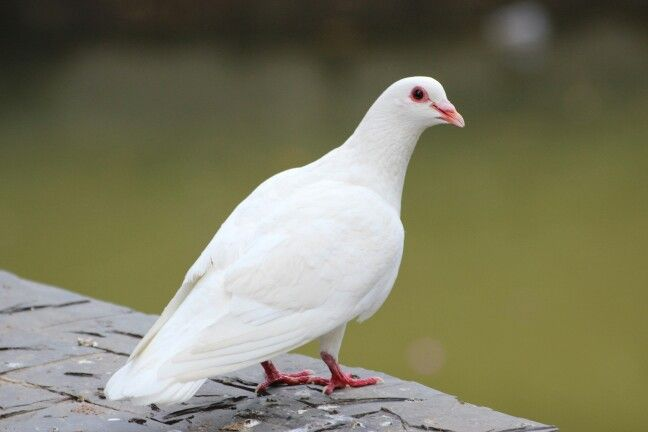
#> input picture bird.jpg, 648 x 432 px
$ python example2.py
#> lines starting #> are read from the running program, lines starting #| are printed output that depends on the picture; after the words box and inside, x2 and y2 are one past the last pixel; in counts of white or black regions, pixels touching at a corner belong together
import matplotlib.pyplot as plt
import numpy as np
import cv2

def main():
    img_path="bird.jpg"
    rgb=plt.imread(img_path)
#> rgb is the input picture: shape (432, 648, 3); mean R, G, B 125.1, 123.8, 98.2
    red=rgb[:,:,0]
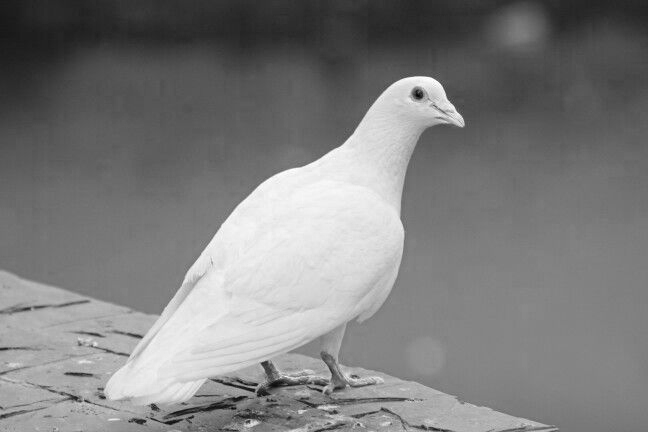
#> red: shape (432, 648); min 4, max 255, mean 125.1
    green=rgb[:,:,1]
    blue=rgb[:,:,2]
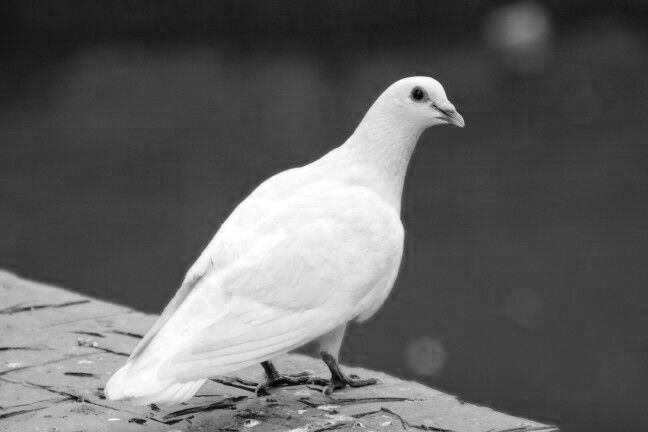
#> blue: shape (432, 648); min 0, max 255, mean 98.2
    w,h=red.shape
#> w = 432; h = 648
    grayscale=np.zeros((w,h),dtype=np.uint8)
    for i in range(w):
        for j in range(h):
            grayscale[i][j]=0.299*red[i][j]+0.587*green[i][j]+0.114*blue[i][j]
    plt.subplot(1,3,1)
    plt.imshow(rgb)
    plt.title("RGB Image")

    plt.subplot(1,3,2)
    plt.imshow(grayscale,cmap="gray")
    plt.title("Grayscale Image")
    w,h=grayscale.shape
    binary=np.zeros((w,h),dtype=np.uint8)
    for i in range(w):
        for j in range(h):
            if(grayscale[i][j]>127):
                binary[i][j]=255
            else:
                binary[i][j]=0
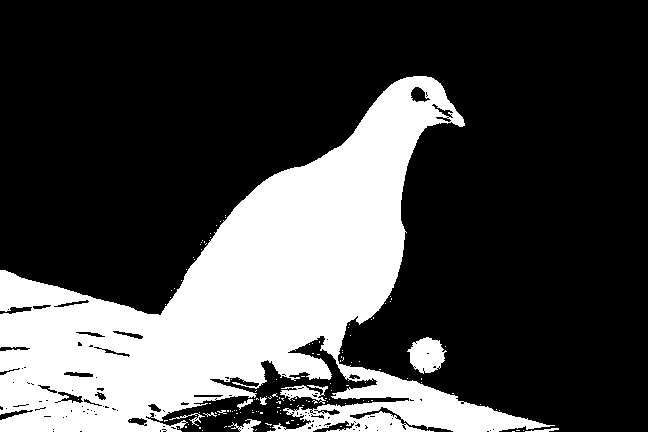
#> binary: shape (432, 648); 27.8% white; 132 white regions (122 under 20 px), largest, box (x1, y1, x2, y2) and area: (0, 76, 555, 432) 75690, (407, 337, 447, 374) 971, (280, 385, 328, 404) 416


    w,h=grayscale.shape
    s1=np.zeros((w,h),dtype=np.uint8)
    input=grayscale.max()
#> input = 254
    c=255/(np.log(1+input))
#> c = 46.02
    for i in range(w):
        for j in range(h):
            s1[i][j]=c*np.log(1+grayscale[i][j])
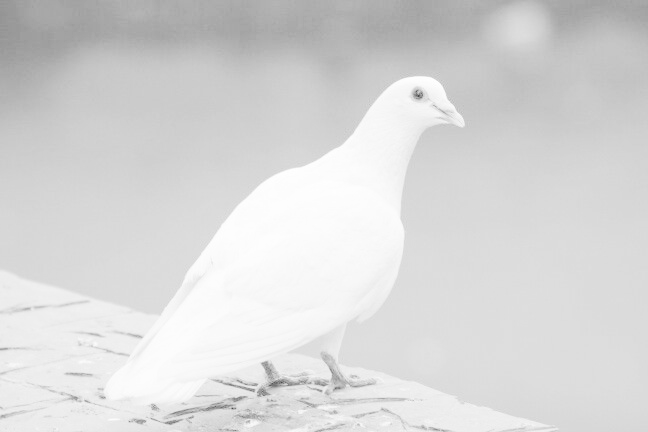
#> s1: shape (432, 648); min 74, max 255, mean 215.3


    s2=np.zeros((w,h),dtype=np.uint8)
    gamma=0.4
    for i in range(0,w):
        for j in range(0,h):
            s2[i][j]=(c*grayscale[i][j])**gamma
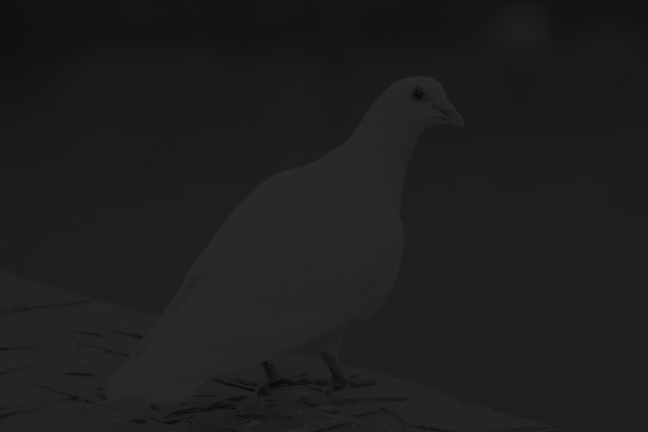
#> s2: shape (432, 648); min 8, max 42, mean 30.2


    s3=np.zeros((w,h),dtype=np.uint8)
    for i in range(0,w):
        for j in range(0,h):
            s3[i][j]=255-grayscale[i][j]
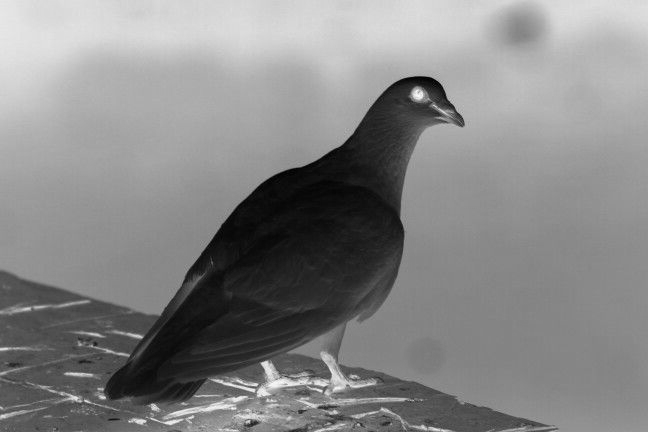
#> s3: shape (432, 648); min 1, max 251, mean 134.2

    s4=s2
    h1=h/2
#> h1 = 324
    w1=w/2
#> w1 = 216

    for i in range(0,w):
        for j in range(0,h):
            if(i<=w1 and j<=h1):
                s4[i][j]=binary[i][j]
            elif(i<=w1 and j>=h1):
                s4[i][j]=s1[i][j]
            elif(i>=w1 and j<=h1):
                s4[i][j]=s2[i][j]
            else:
                s4[i][j]=s3[i][j]
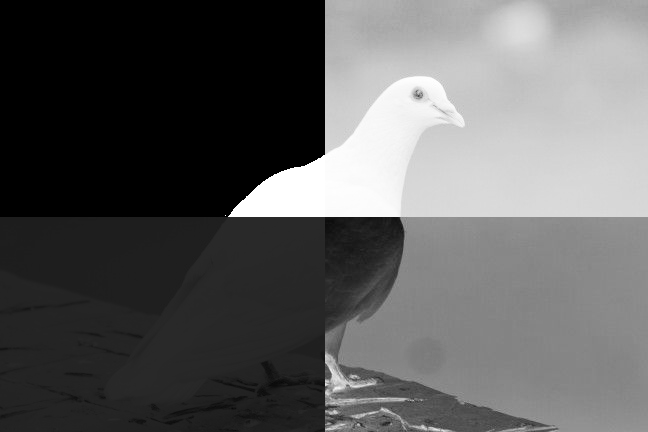
#> s4: shape (432, 648); min 0, max 255, mean 94

    plt.subplot(1,3,3)
    plt.imshow(s4,cmap="gray")
    plt.title("S4 Image")


    plt.show()


if __name__=='__main__':
    main()

$ run again, with ship.jpg copied over bird.jpg
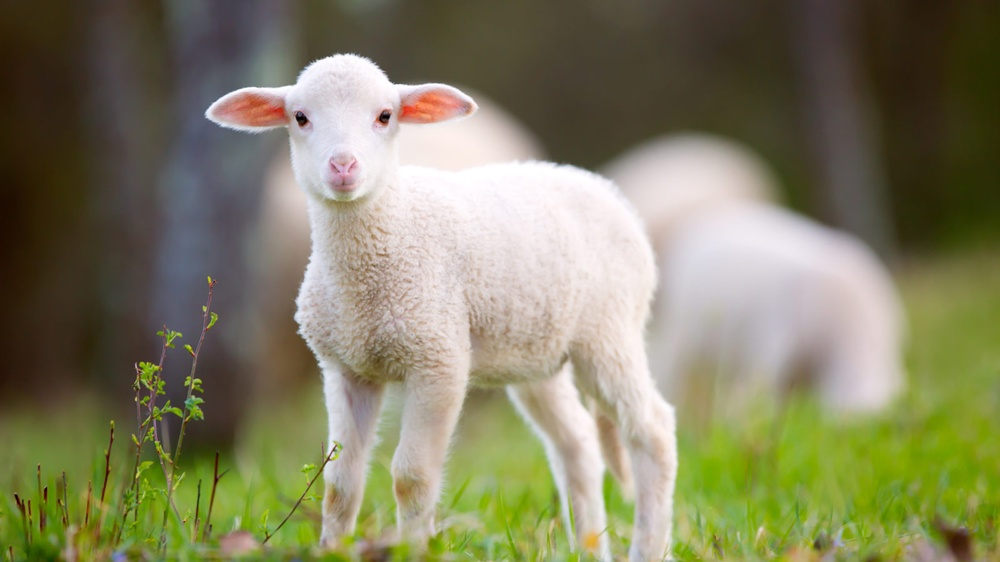
#> input picture ship.jpg, 1000 x 562 px, shrunk from 1600 x 900 before the run
#> in main, rgb is the input picture: shape (562, 1000, 3); mean R, G, B 130.5, 128.4, 98.5
#> after the loop in main, `for i in range(w):`:
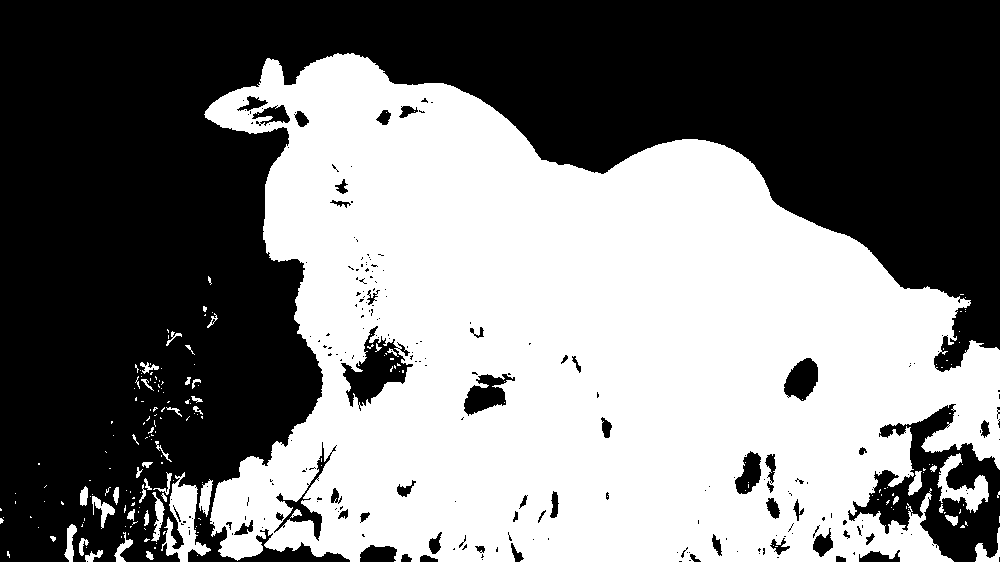
#> binary: shape (562, 1000); 48.4% white; 206 white regions (162 under 20 px), largest, box (x1, y1, x2, y2) and area: (204, 53, 1000, 562) 264702, (161, 472, 211, 562) 1828, (937, 453, 989, 513) 1186
#> input = 255
#> c = 45.99
#> after the loop in main, `for i in range(0,w):`:
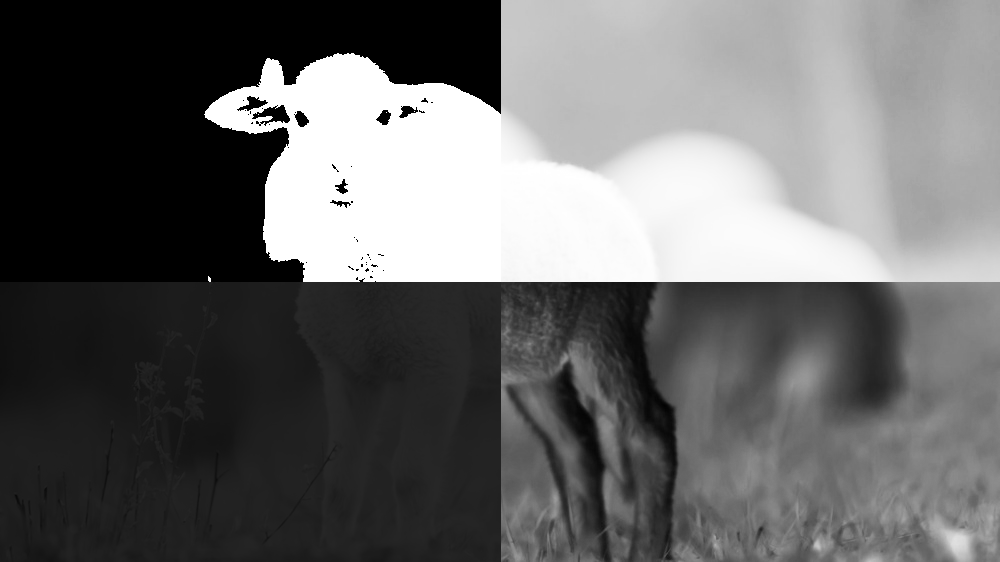
#> s4: shape (562, 1000); min 0, max 255, mean 103
